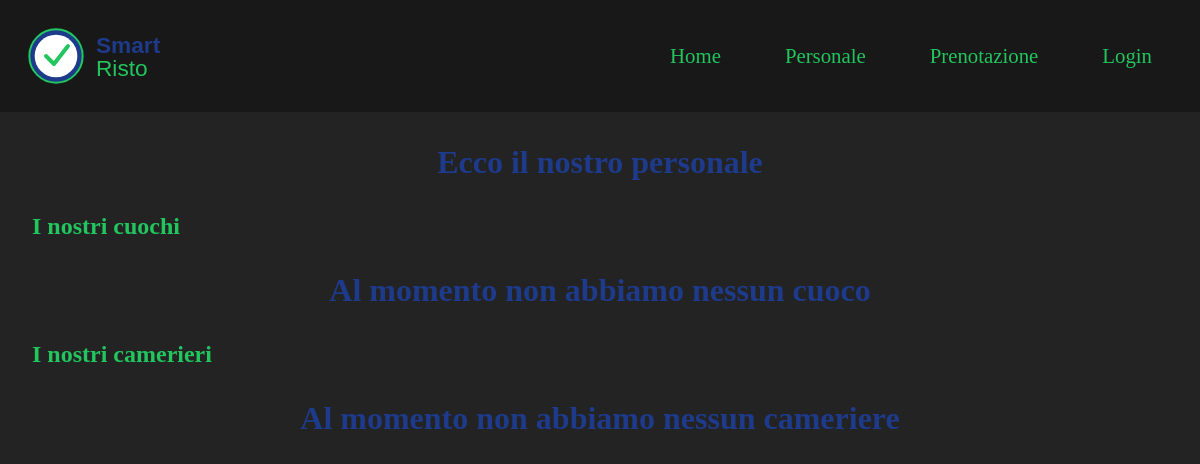
Before: /sito/personale.php with the older database file.
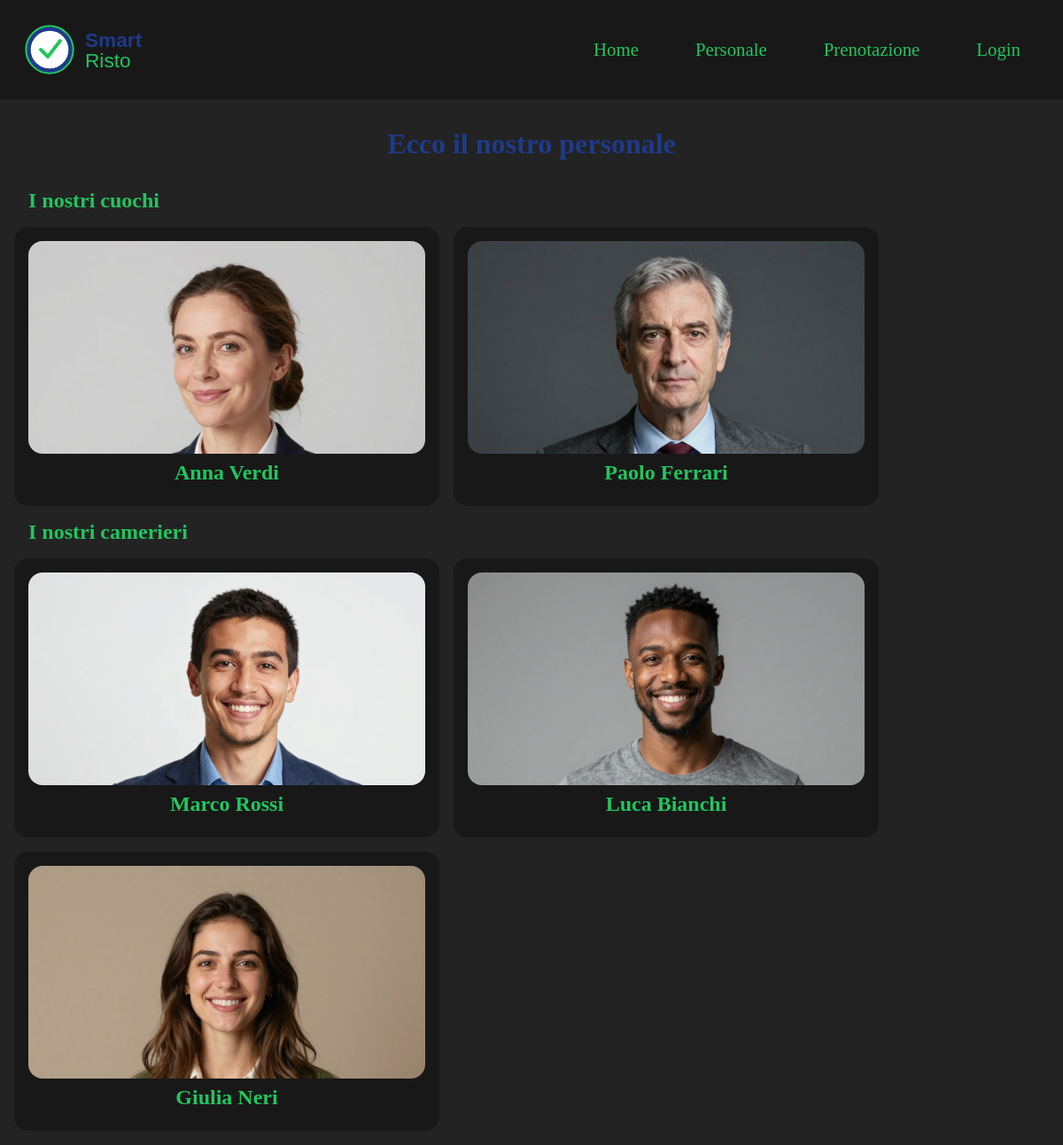
After: the same page with the newer database file.
### tables this page shows
CREATE TABLE Cuochi(
    IDPersonale INT(3) UNSIGNED ZEROFILL NOT NULL PRIMARY KEY,
    Livello ENUM("Executive Chef", "Sous Chef", "Capopartita", "Aiuto Cuoco") NOT NULL,
    INDEX(IDPersonale),
    CONSTRAINT fk_Personale_Cuochi
        FOREIGN KEY (IDPersonale) REFERENCES Personale(IDPersonale)
            ON DELETE RESTRICT
            ON UPDATE RESTRICT
);

CREATE TABLE Personale(
    IDPersonale INT(3) UNSIGNED ZEROFILL NOT NULL AUTO_INCREMENT PRIMARY KEY,
    Nome VARCHAR(30) NOT NULL,
    Cognome VARCHAR(30) NOT NULL,
    Turno ENUM("Pranzo", "Cena") NOT NULL,
    Stipendio FLOAT(6, 2) UNSIGNED NOT NULL,
    Immagine VARCHAR(8) NOT NULL,
    Indirizzo_Comune VARCHAR(30) NOT NULL, 
    Indirizzo_Via VARCHAR(30) NOT NULL,
    Indirizzo_Civico VARCHAR(6) NOT NULL,
    Indirizzo_CAP INT(5) UNSIGNED ZEROFILL NOT NULL,
    INDEX(IDPersonale)
);

CREATE TABLE Camerieri(
    IDPersonale INT(3) UNSIGNED ZEROFILL NOT NULL PRIMARY KEY,
    Zona VARCHAR(20) NOT NULL,
    INDEX(IDPersonale),
    CONSTRAINT fk_Personale_Camerieri
        FOREIGN KEY (IDPersonale) REFERENCES Personale(IDPersonale)
            ON DELETE RESTRICT
            ON UPDATE RESTRICT
);

### sito/personale.php (the view, shortened to what this page needs)
<?php
    try{
        include("inc/startConn.php");
?>
<html lang="it">
    <head>
        <link rel="stylesheet" href="css/style.css">
        <link rel="stylesheet" href="css/card.css">
    </head>
    <body>
        <?php
            include("inc/header.php");
        ?>
        <h1 class="titoloPagina">Ecco il nostro personale</h1>
        <h2 class="sottotitolo">I nostri cuochi</h2>
        <?php
            $results = $conn->prepare("SELECT * FROM cuochi");
            $results->execute();
            if($results->rowCount() < 1){
                echo "<h1 class='titoloPagina'>Al momento non abbiamo nessun cuoco</h1>";
            }else{
                $cuochi = $results->fetchAll(PDO::FETCH_ASSOC);
                echo "<div class='card-container'>";
                foreach($cuochi as $cuoco){
                    $results = $conn->prepare("SELECT * FROM personale WHERE IDPersonale = ?");
                    $results->execute([$cuoco["IDPersonale"]]);
                    $personale = $results->fetch(PDO::FETCH_ASSOC);
                    echo "  <div class='card'>";
                    echo "      <img class='card-personale' src='img/personale/$personale[Immagine]'>";
                    echo "      <h2 class='card-titolo'>$personale[Nome] $personale[Cognome]</h2>";
                    echo "  </div>";
                }
                echo "</div>";
            }
        ?>
        <h2 class="sottotitolo">I nostri camerieri</h2>
        <?php
            $results = $conn->prepare("SELECT * FROM camerieri ");
            $results->execute();
            if($results->rowCount() < 1){
                echo "<h1 class='titoloPagina'>Al momento non abbiamo nessun cameriere</h1>";
            }else{
                $camerieri = $results->fetchAll(PDO::FETCH_ASSOC);
                echo "<div class='card-container'>";
                foreach($camerieri as $cameriere){
                    $results = $conn->prepare("SELECT * FROM personale WHERE IDPersonale = ?");
                    $results->execute([$cameriere["IDPersonale"]]);
                    $personale = $results->fetch(PDO::FETCH_ASSOC);
                    echo "  <div class='card'>";
                    echo "      <img class='card-personale' src='img/personale/$personale[Immagine]'>";
                    echo "      <h2 class='card-titolo'>$personale[Nome] $personale[Cognome]</h2>";
                    echo "  </div>";
                }
                echo "</div>";
            }
        ?>
        <?php
            }catch(PDOException $e){
                echo "<h2 style='color:red; font-weight:bold'>".$e->getMessage()."</h2>";
            }
        ?>
    </body>
</html>

Changed rows visible on the page:
added cuochi: IDPersonale.Immagine (picture), IDPersonale.Nome "Anna", IDPersonale.Cognome "Verdi"
added cuochi: IDPersonale.Immagine (picture), IDPersonale.Nome "Paolo", IDPersonale.Cognome "Ferrari"
added camerieri: IDPersonale.Immagine (picture), IDPersonale.Nome "Marco", IDPersonale.Cognome "Rossi"
added camerieri: IDPersonale.Immagine (picture), IDPersonale.Nome "Luca", IDPersonale.Cognome "Bianchi"
added camerieri: IDPersonale.Immagine (picture), IDPersonale.Nome "Giulia", IDPersonale.Cognome "Neri"
Other visible differences:
text no longer shown: "Al momento non abbiamo nessun cuoco Al momento non abbiamo nessun cameriere"
